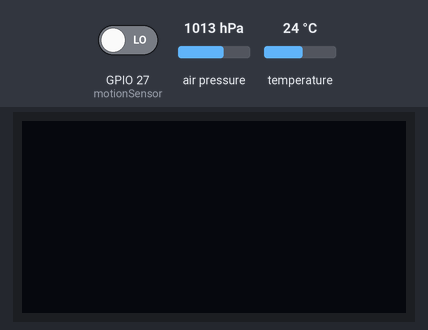
Bench run of a program on a simulated ESP32. On the bench: 128×64 one-colour display. The inputs (shaded band) are chosen by the test bench; at power-on: GPIO 27 (motionSensor) LOW, air pressure 1013 hPa, temperature 24 °C. The OLED is the two-colour kind (top 16 rows yellow); WiFi joins after 1.5 s; servers stay silent unless stated; the display library's start-up logo is not drawn; storage starts empty; what the program prints to the serial monitor is not drawn.

Above: at 1.2 s.
1.3 s: GPIO 27 (motionSensor) driven HIGH
At 2.6 s:
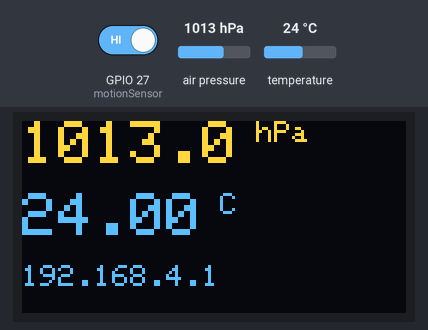
3.6 s: air pressure set to 952 hPa
At 5.0 s:
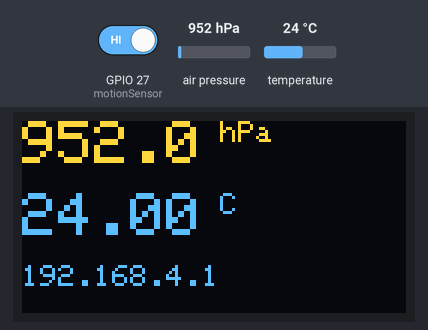
5.7 s: temperature set to 12 °C
At 7.3 s:
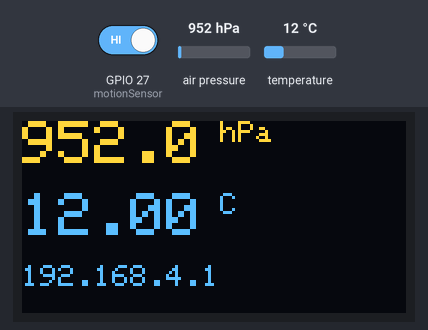
7.7 s: air pressure set to 975 hPa
At 9.5 s:
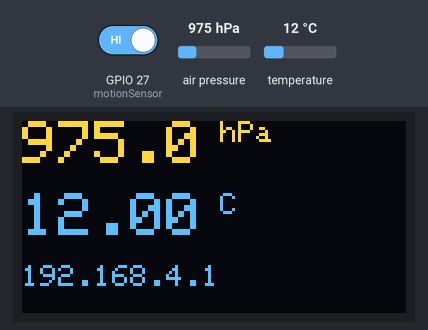
9.8 s: temperature set to 19 °C
At 10.9 s:
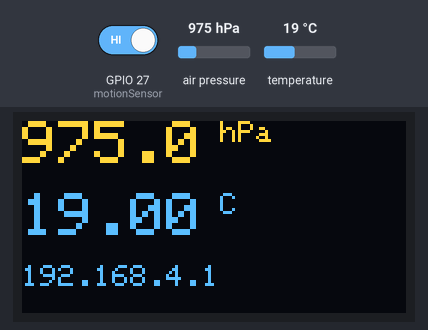
11.8 s: GPIO 27 (motionSensor) driven LOW
At 13.3 s:
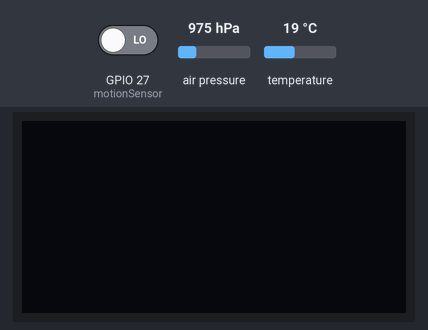
Timing chart, 0 to 14.8 s (numbered marks = the images above; inputs shaded):
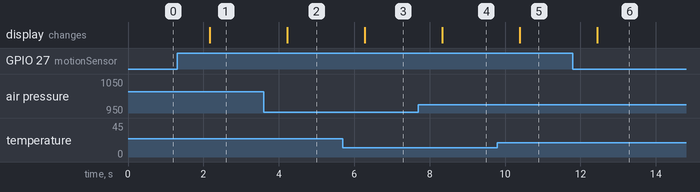

The program:

main.cpp
```cpp
#include <Arduino.h>
#include <SPI.h>
#include <Wire.h>
#include <Adafruit_GFX.h>
#include <Adafruit_SSD1306.h>
#include <BMP180.h>
#include "WiFi.h"
#include <ESPAsyncWebServer.h>
#include <AsyncTCP.h>
#include "SPIFFS.h"

#define SCREEN_WIDTH 128 // OLED display width, in pixels
#define SCREEN_HEIGHT 64 // OLED display height, in pixels

// Declaration for an SSD1306 display connected to I2C (SDA, SCL pins)
#define OLED_RESET -1 // Reset pin # (or -1 if sharing Arduino reset pin)
Adafruit_SSD1306 display(SCREEN_WIDTH, SCREEN_HEIGHT, &Wire, OLED_RESET);

#define LOGO_HEIGHT 16
#define LOGO_WIDTH 16

#define SEALEVELPRESSURE_HPA (1013.25)

const int motionSensor = 27;

//default AP params
const char* ssidAP = "thermometer-ap";
const char* passwordAP = "123456789";

// Search for parameter in HTTP POST request
const char* PARAM_INPUT_1 = "ssid";
const char* PARAM_INPUT_2 = "pass";

//Variables to save values from HTML form
String ssid;
String pass;

// File paths to save input values permanently
const char* ssidPath = "/ssid.txt";
const char* passPath = "/pass.txt";
// Timer variables
unsigned long previousMillis = 0;
const long interval = 10000;  // interval to wait for Wi-Fi connection (milliseconds)

BMP180 bmp(BMP180_STANDARD);
AsyncWebServer server(80);

void initDisplay();
void initBmpSensor();
String readFile(fs::FS &fs, const char * path);
void writeFile(fs::FS &fs, const char * path, const char * message);
bool initWiFi();
String processor(const String& var);

void setup() {
  // Serial port for debugging purposes
  Serial.begin(115200);

  // put your setup code here, to run once:
  initDisplay();
  initBmpSensor();
  pinMode(motionSensor, INPUT);

  SPIFFS.begin(true);

   // Load values saved in SPIFFS
  ssid = readFile(SPIFFS, ssidPath);
  pass = readFile(SPIFFS, passPath);
  Serial.println(ssid);
  Serial.println(pass);

  if(initWiFi()) {
    server.on("/", HTTP_GET, [](AsyncWebServerRequest *request) {
        request->send(SPIFFS, "/index.html", "text/html", false, processor);
      });
    server.serveStatic("/", SPIFFS, "/");
    server.begin();
  } else {
    WiFi.softAP(ssidAP, passwordAP);

    server.on("/", HTTP_GET, [](AsyncWebServerRequest *request) {
        request->send(SPIFFS, "/wifimanager.html", "text/html", false, nullptr);
      });
    server.serveStatic("/", SPIFFS, "/");

    server.on("/", HTTP_POST, [](AsyncWebServerRequest *request) {
      int params = request->params();
      for(int i=0;i<params;i++){
        AsyncWebParameter* p = request->getParam(i);
        if(p->isPost()){
          // HTTP POST ssid value
          if (p->name() == PARAM_INPUT_1) {
            ssid = p->value().c_str();
            Serial.print("SSID set to: ");
            Serial.println(ssid);
            // Write file to save value
            writeFile(SPIFFS, ssidPath, ssid.c_str());
          }
          // HTTP POST pass value
          if (p->name() == PARAM_INPUT_2) {
            pass = p->value().c_str();
            Serial.print("Password set to: ");
            Serial.println(pass);
            // Write file to save value
            writeFile(SPIFFS, passPath, pass.c_str());
          }
        }
      }
      request->send(200, "text/plain", "Done. ESP will restart.");
      delay(3000);
      ESP.restart();
    });
    server.begin();
  }
}

void displayPressureAndHumidityScreen();
void sleepDisplay();
void wakeDisplay();
int val = 0;

void loop() {
  val = digitalRead(motionSensor);
  if (val == HIGH) {
    wakeDisplay();
  } else {
    sleepDisplay();
  }
  // put your main code here, to run repeatedly:
  displayPressureAndHumidityScreen();

  delay(1000);
}

String processor(const String& var){
  if(var == "TEMPERATURE"){
    return String(bmp.getTemperature());
  }
  else if(var == "PRESSURE"){
    return String(bmp.getPressure() / 100);
  }
  return String();
}

void displayPressureAndHumidityScreen() {
  display.setCursor(0, 0); // Start at top-left corner
  display.clearDisplay();

  float pressure = bmp.getPressure();
  float pressureInHpa = pressure / 100; // preasure in hectopascals

  display.setTextSize(2);
  display.print(pressureInHpa, 1);
  display.setTextSize(1);
  display.print(" hPa");
  display.println();

  display.setTextSize(2);
  display.println();
  float temperature = bmp.getTemperature();

  display.print(temperature);
  display.setTextSize(1);
  display.print(" C");
  display.println();
  display.setTextSize(2);
  display.println();

  display.setTextSize(1);
  IPAddress ipAddress = WiFi.localIP();
  if (ipAddress.toString() == "0.0.0.0") {
    ipAddress = WiFi.softAPIP();
  }
  display.println(ipAddress);
  display.display();
}

void initBmpSensor() {
  if (!bmp.begin() ) {
    display.println("Bme initialization error.");
  }
}

void initDisplay() {
  if (!display.begin(SSD1306_SWITCHCAPVCC, 0x3C)) { // Address 0x3D for 128x64, 0x3C for 128x32
    Serial.println(F("SSD1306 allocation failed"));
  }

  display.display();
  display.setTextSize(2);              // Normal 1:1 pixel scale
  display.setTextColor(SSD1306_WHITE); // Draw white text

  // Clear the buffer
  display.clearDisplay();
}

void sleepDisplay() {
  display.ssd1306_command(SSD1306_DISPLAYOFF);
}

void wakeDisplay() {
  display.ssd1306_command(SSD1306_DISPLAYON);
}

// Read File from SPIFFS
String readFile(fs::FS &fs, const char * path) {
  Serial.printf("Reading file: %s\r\n", path);

  File file = fs.open(path);
  if(!file || file.isDirectory()){
    Serial.println("- failed to open file for reading");
    return String();
  }

  String fileContent;
  while(file.available()){
    fileContent = file.readStringUntil('\n');
    break;
  }
  return fileContent;
}

// Write file to SPIFFS
void writeFile(fs::FS &fs, const char * path, const char * message){
  Serial.printf("Writing file: %s\r\n", path);

  File file = fs.open(path, FILE_WRITE);
  if(!file){
    Serial.println("- failed to open file for writing");
    return;
  }
  if(file.print(message)){
    Serial.println("- file written");
  } else {
    Serial.println("- frite failed");
  }
}

// Initialize WiFi
bool initWiFi() {
  if (ssid=="") {
    Serial.println("Undefined SSID.");
    return false;
  }

  WiFi.mode(WIFI_STA);
  WiFi.begin(ssid.c_str(), pass.c_str());
  Serial.println("Connecting to WiFi...");

  unsigned long currentMillis = millis();
  previousMillis = currentMillis;

  while(WiFi.status() != WL_CONNECTED) {
    currentMillis = millis();
    if (currentMillis - previousMillis >= interval) {
      Serial.println("Failed to connect.");
      return false;
    }
  }

  Serial.println(WiFi.localIP());
  return true;
}
```

access-point.cpp
```cpp

```

Measured:
- after the input at 1.3 s, the display: changes after 0.87 s (image 1)
- after the input at 3.6 s, the display: changes after 0.63 s (image 2)
- after the input at 5.7 s, the display: changes after 0.58 s (image 3)
- after the input at 7.7 s, the display: changes after 0.64 s (image 4)
- after the input at 9.8 s, the display: changes after 0.59 s (image 5)
- after the input at 11.8 s, the display: changes after 0.65 s (image 6)
